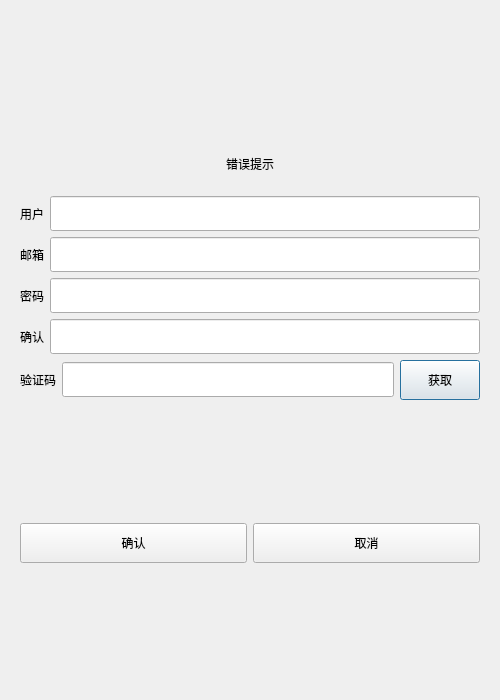
<?xml version="1.0" encoding="UTF-8"?>
<ui version="4.0">
 <class>RegisterDialog</class>
 <widget class="QDialog" name="RegisterDialog">
  <property name="geometry">
   <rect>
    <x>0</x>
    <y>0</y>
    <width>500</width>
    <height>700</height>
   </rect>
  </property>
  <property name="minimumSize">
   <size>
    <width>500</width>
    <height>700</height>
   </size>
  </property>
  <property name="maximumSize">
   <size>
    <width>500</width>
    <height>700</height>
   </size>
  </property>
  <property name="windowTitle">
   <string>Dialog</string>
  </property>
  <layout class="QVBoxLayout" name="verticalLayout_2">
   <item>
    <layout class="QVBoxLayout" name="verticalLayout">
     <item>
      <widget class="QStackedWidget" name="stackedWidget">
       <property name="currentIndex">
        <number>0</number>
       </property>
       <widget class="QWidget" name="page">
        <layout class="QVBoxLayout" name="verticalLayout_3">
         <item>
          <spacer name="verticalSpacer">
           <property name="orientation">
            <enum>Qt::Vertical</enum>
           </property>
           <property name="sizeHint" stdset="0">
            <size>
             <width>20</width>
             <height>40</height>
            </size>
           </property>
          </spacer>
         </item>
         <item>
          <widget class="QWidget" name="widget" native="true">
           <layout class="QVBoxLayout" name="verticalLayout_4">
            <item>
             <widget class="QLabel" name="err_tip">
              <property name="minimumSize">
               <size>
                <width>0</width>
                <height>35</height>
               </size>
              </property>
              <property name="maximumSize">
               <size>
                <width>16777215</width>
                <height>35</height>
               </size>
              </property>
              <property name="text">
               <string>错误提示</string>
              </property>
              <property name="alignment">
               <set>Qt::AlignCenter</set>
              </property>
             </widget>
            </item>
           </layout>
          </widget>
         </item>
         <item>
          <layout class="QHBoxLayout" name="horizontalLayout">
           <item>
            <widget class="QLabel" name="user_label">
             <property name="minimumSize">
              <size>
               <width>0</width>
               <height>35</height>
              </size>
             </property>
             <property name="maximumSize">
              <size>
               <width>16777215</width>
               <height>35</height>
              </size>
             </property>
             <property name="text">
              <string>用户</string>
             </property>
            </widget>
           </item>
           <item>
            <widget class="QLineEdit" name="user_edit">
             <property name="minimumSize">
              <size>
               <width>0</width>
               <height>35</height>
              </size>
             </property>
             <property name="maximumSize">
              <size>
               <width>16777215</width>
               <height>35</height>
              </size>
             </property>
            </widget>
           </item>
          </layout>
         </item>
         <item>
          <layout class="QHBoxLayout" name="horizontalLayout_3">
           <item>
            <widget class="QLabel" name="email_label">
             <property name="minimumSize">
              <size>
               <width>0</width>
               <height>35</height>
              </size>
             </property>
             <property name="maximumSize">
              <size>
               <width>16777215</width>
               <height>35</height>
              </size>
             </property>
             <property name="text">
              <string>邮箱</string>
             </property>
            </widget>
           </item>
           <item>
            <widget class="QLineEdit" name="email_edit">
             <property name="minimumSize">
              <size>
               <width>0</width>
               <height>35</height>
              </size>
             </property>
             <property name="maximumSize">
              <size>
               <width>16777215</width>
               <height>35</height>
              </size>
             </property>
            </widget>
           </item>
          </layout>
         </item>
         <item>
          <layout class="QHBoxLayout" name="horizontalLayout_4">
           <item>
            <widget class="QLabel" name="pass_label">
             <property name="minimumSize">
              <size>
               <width>0</width>
               <height>35</height>
              </size>
             </property>
             <property name="maximumSize">
              <size>
               <width>16777215</width>
               <height>35</height>
              </size>
             </property>
             <property name="text">
              <string>密码</string>
             </property>
            </widget>
           </item>
           <item>
            <widget class="QLineEdit" name="pass_edit">
             <property name="minimumSize">
              <size>
               <width>0</width>
               <height>35</height>
              </size>
             </property>
             <property name="maximumSize">
              <size>
               <width>16777215</width>
               <height>35</height>
              </size>
             </property>
            </widget>
           </item>
          </layout>
         </item>
         <item>
          <layout class="QHBoxLayout" name="horizontalLayout_5">
           <item>
            <widget class="QLabel" name="confirm_label">
             <property name="minimumSize">
              <size>
               <width>0</width>
               <height>35</height>
              </size>
             </property>
             <property name="maximumSize">
              <size>
               <width>16777215</width>
               <height>35</height>
              </size>
             </property>
             <property name="text">
              <string>确认</string>
             </property>
            </widget>
           </item>
           <item>
            <widget class="QLineEdit" name="confirm_edit">
             <property name="minimumSize">
              <size>
               <width>0</width>
               <height>35</height>
              </size>
             </property>
             <property name="maximumSize">
              <size>
               <width>16777215</width>
               <height>35</height>
              </size>
             </property>
            </widget>
           </item>
          </layout>
         </item>
         <item>
          <layout class="QHBoxLayout" name="horizontalLayout_6">
           <item>
            <widget class="QLabel" name="varify_label">
             <property name="minimumSize">
              <size>
               <width>0</width>
               <height>35</height>
              </size>
             </property>
             <property name="maximumSize">
              <size>
               <width>16777215</width>
               <height>35</height>
              </size>
             </property>
             <property name="text">
              <string>验证码</string>
             </property>
            </widget>
           </item>
           <item>
            <widget class="QLineEdit" name="varify_edit">
             <property name="minimumSize">
              <size>
               <width>0</width>
               <height>35</height>
              </size>
             </property>
             <property name="maximumSize">
              <size>
               <width>16777215</width>
               <height>35</height>
              </size>
             </property>
            </widget>
           </item>
           <item>
            <widget class="QPushButton" name="get_code">
             <property name="minimumSize">
              <size>
               <width>0</width>
               <height>40</height>
              </size>
             </property>
             <property name="maximumSize">
              <size>
               <width>16777215</width>
               <height>40</height>
              </size>
             </property>
             <property name="text">
              <string>获取</string>
             </property>
            </widget>
           </item>
          </layout>
         </item>
         <item>
          <spacer name="verticalSpacer_2">
           <property name="orientation">
            <enum>Qt::Vertical</enum>
           </property>
           <property name="sizeHint" stdset="0">
            <size>
             <width>20</width>
             <height>40</height>
            </size>
           </property>
          </spacer>
         </item>
         <item>
          <layout class="QHBoxLayout" name="horizontalLayout_7">
           <item>
            <widget class="QPushButton" name="sure_btn">
             <property name="minimumSize">
              <size>
               <width>0</width>
               <height>40</height>
              </size>
             </property>
             <property name="maximumSize">
              <size>
               <width>16777215</width>
               <height>40</height>
              </size>
             </property>
             <property name="text">
              <string>确认</string>
             </property>
            </widget>
           </item>
           <item>
            <widget class="QPushButton" name="cancel_btn">
             <property name="minimumSize">
              <size>
               <width>0</width>
               <height>40</height>
              </size>
             </property>
             <property name="maximumSize">
              <size>
               <width>16777215</width>
               <height>40</height>
              </size>
             </property>
             <property name="text">
              <string>取消</string>
             </property>
            </widget>
           </item>
          </layout>
         </item>
         <item>
          <spacer name="verticalSpacer_3">
           <property name="orientation">
            <enum>Qt::Vertical</enum>
           </property>
           <property name="sizeHint" stdset="0">
            <size>
             <width>20</width>
             <height>40</height>
            </size>
           </property>
          </spacer>
         </item>
        </layout>
       </widget>
       <widget class="QWidget" name="page_2"/>
      </widget>
     </item>
    </layout>
   </item>
  </layout>
 </widget>
 <resources/>
 <connections/>
</ui>
